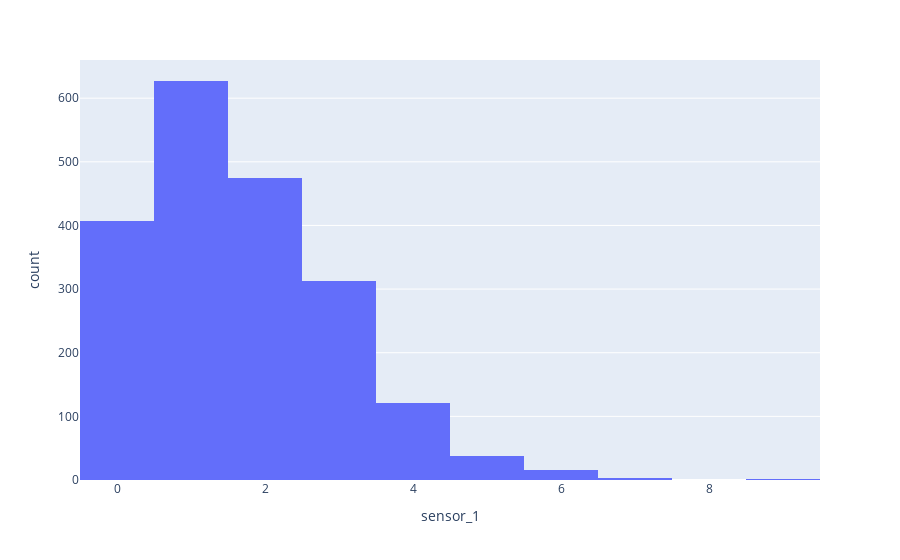

Here is the notebook cell this chart was saved with:
### Code cell
fig = px.histogram(irrigation_data, x="sensor_1")
fig.show()

### Figure 1 — Plotly figure (JSON) as saved in the notebook; plotly's stock layout.template omitted (floating-point values rounded to 4 significant figures; data arrays with more than 128 entries replaced by an {"elided": "..."} marker saying what was removed)
{"data": [{"bingroup": "x", "hovertemplate": "sensor_1=%{x}<br>count=%{y}<extra></extra>", "legendgroup": "", "marker": {"color": "#636efa", "pattern": {"shape": ""}}, "name": "", "orientation": "v", "showlegend": false, "type": "histogram", "x": {"elided": "2000 float values"}, "xaxis": "x", "yaxis": "y"}], "layout": {"barmode": "relative", "legend": {"tracegroupgap": 0}, "margin": {"t": 60}, "xaxis": {"anchor": "y", "domain": [0, 1], "title": {"text": "sensor_1"}}, "yaxis": {"anchor": "x", "domain": [0, 1], "title": {"text": "count"}}}}
